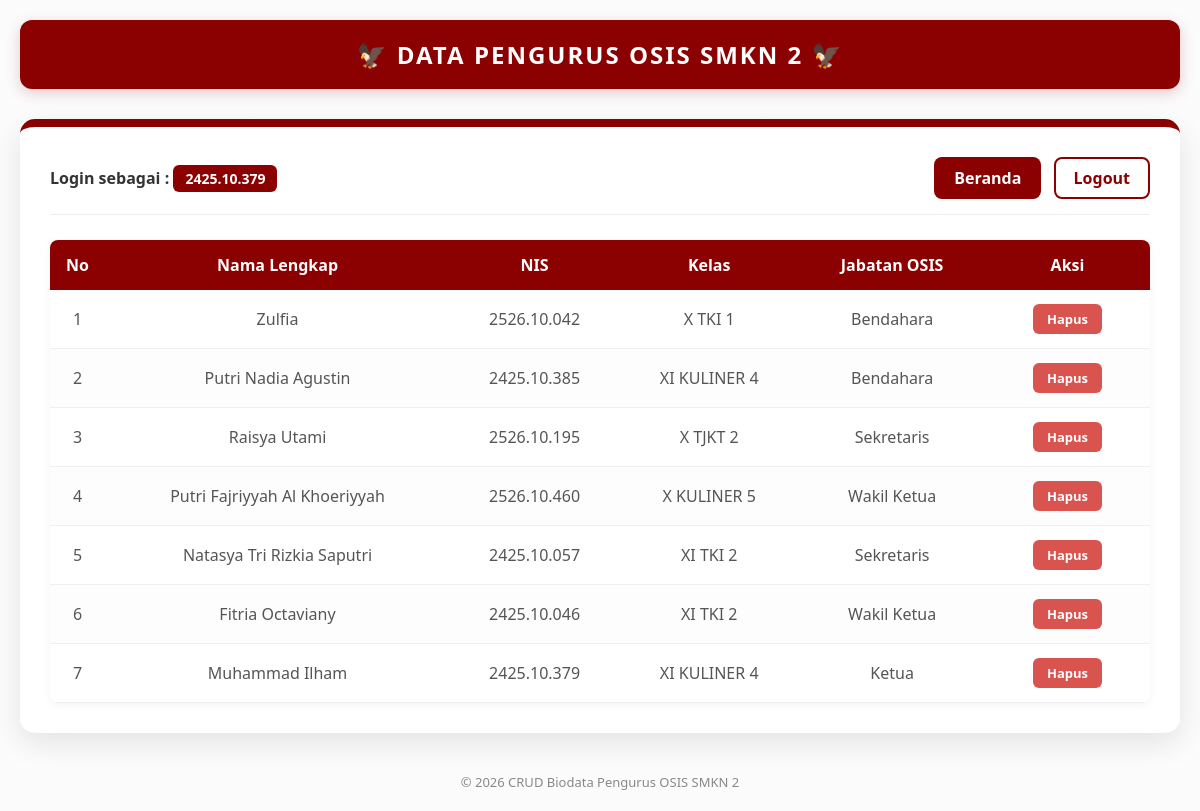
The app's page /dashboard.php (signed in) with its own data.
### tables this page shows
CREATE TABLE `users` (
  `id` int(11) NOT NULL,
  `username` varchar(50) NOT NULL,
  `password` varchar(255) NOT NULL,
  `nama` varchar(100) DEFAULT NULL,
  `nis` varchar(20) DEFAULT NULL,
  `kelas` varchar(20) DEFAULT NULL,
  `jabatan` varchar(50) DEFAULT NULL
);

### dashboard.php (the view, shortened to what this page needs)
<?php
$user_login = $_SESSION['user'];
?>
<!DOCTYPE html>
<html lang="id">
<head>
</head>
<body>
    <div class="header-title">🦅 DATA PENGURUS OSIS SMKN 2 🦅</div>
    <div class="main-card">
        <div class="info-bar">
            <div class="user-status">Login sebagai : <span><?php echo $user_login; ?></span></div>
            <div>
                <a href="indexd.html" class="btn-web">Beranda </a>
                <a href="logout.php" class="btn-logout" onclick="return confirm('Yakin ingin keluar?')">Logout</a>
            </div>
        </div>
        <table>
            <thead>
                <tr>
                    <th width="5%">No</th>
                    <th>Nama Lengkap</th>
                    <th>NIS</th>
                    <th>Kelas</th>
                    <th>Jabatan OSIS</th>
                    <th width="15%">Aksi</th>
                </tr>
            </thead>
            <tbody>
                <?php
                $no = 1;
                $query = mysqli_query($conn, "SELECT * FROM users WHERE nama IS NOT NULL AND nama != '' ORDER BY id DESC");
                if (mysqli_num_rows($query) > 0) {
                    while ($data = mysqli_fetch_array($query)) {
                        ?>
                        <tr>
                            <td><?php echo $no++; ?></td>
                            <td><?php echo htmlspecialchars($data['nama']); ?></td>
                            <td><?php echo htmlspecialchars($data['nis']); ?></td>
                            <td><?php echo htmlspecialchars($data['kelas']); ?></td>
                            <td><?php echo htmlspecialchars($data['jabatan']); ?></td>
                            <td>
                                <a href="dashboard.php?hapus=<?php echo $data['id']; ?>" class="btn-hapus" onclick="return confirm('Yakin ingin menghapus data ini?')">Hapus</a>
                            </td>
                        </tr>
                        <?php
                    }
                } else {
                    echo "<tr><td colspan='6' style='color:#999; padding:30px;'>Belum ada data pengurus yang mengisi.</td></tr>";
                }
                ?>
            </tbody>
        </table>
    </div>
    <div class="footer">&copy; 2026 CRUD Biodata Pengurus OSIS SMKN 2</div>
</body>
</html>

### dashboard.php (style rules this page uses)
body { font-family: 'Segoe UI', sans-serif; background: #f8f9fa; background-image: linear-gradient(rgba(255, 255, 255, 0.45), rgba(255, 255, 255, 0.45)), url('bg-osis.jpg'); background-size: cover; background-position: center; background-attachment: fixed; color: #333; margin: 0; padding: 20px; }
.header-title { text-align: center; background: #8B0000; color: white; padding: 18px; border-radius: 12px; box-shadow: 0 4px 15px rgba(139, 0, 0, 0.2); font-size: 24px; font-weight: bold; letter-spacing: 2px; margin-bottom: 30px; text-transform: uppercase; }
.main-card { background: white; border-radius: 15px; padding: 30px; box-shadow: 0 10px 30px rgba(0,0,0,0.1); max-width: 1100px; margin: auto; border-top: 8px solid #8B0000; }
.info-bar { display: flex; justify-content: space-between; align-items: center; margin-bottom: 25px; padding-bottom: 15px; border-bottom: 1px solid #eee; }
.user-status { color: #333; font-size: 16px; font-weight: 600; }
.user-status span { color: white; background: #8B0000; padding: 4px 12px; border-radius: 6px; font-size: 14px; }
.btn-web { background: #8B0000; color: white; text-decoration: none; padding: 10px 20px; border-radius: 8px; font-weight: bold; margin-right: 8px; transition: 0.3s; display: inline-block; border: none; }
.btn-logout { background: #fff; color: #8B0000; text-decoration: none; padding: 8px 18px; border-radius: 8px; font-weight: bold; transition: 0.3s; border: 2px solid #8B0000; display: inline-block; }
table { width: 100%; border-collapse: collapse; margin-top: 10px; background: white; border-radius: 8px; overflow: hidden; box-shadow: 0 2px 8px rgba(0,0,0,0.05); }
th { background: #8B0000; color: white; padding: 14px; text-align: center; font-weight: 600; }
td { padding: 14px; text-align: center; border-bottom: 1px solid #eee; color: #555; }
tr:nth-child(even) { background: #fdfdfd; }
.btn-hapus { padding: 6px 14px; border-radius: 6px; text-decoration: none; font-size: 13px; font-weight: bold; color: white; background: #d9534f; transition: 0.2s; display: inline-block; border: none; }
.footer { text-align: center; margin-top: 40px; color: #888; font-size: 13px; }

### records on screen
users: nama "Zulfia", nis "2526.10.042", kelas "X TKI 1", jabatan "Bendahara"
users: nama "Putri Nadia Agustin", nis "2425.10.385", kelas "XI KULINER 4", jabatan "Bendahara"
users: nama "Raisya Utami", nis "2526.10.195", kelas "X TJKT 2", jabatan "Sekretaris"
users: nama "Putri Fajriyyah Al Khoeriyyah", nis "2526.10.460", kelas "X KULINER 5", jabatan "Wakil Ketua"
users: nama "Natasya Tri Rizkia Saputri", nis "2425.10.057", kelas "XI TKI 2", jabatan "Sekretaris"
users: nama "Fitria Octaviany", nis "2425.10.046", kelas "XI TKI 2", jabatan "Wakil Ketua"
users: nama "Muhammad Ilham", nis "2425.10.379", kelas "XI KULINER 4", jabatan "Ketua"

### other values on screen
$user_login "2425.10.379"
